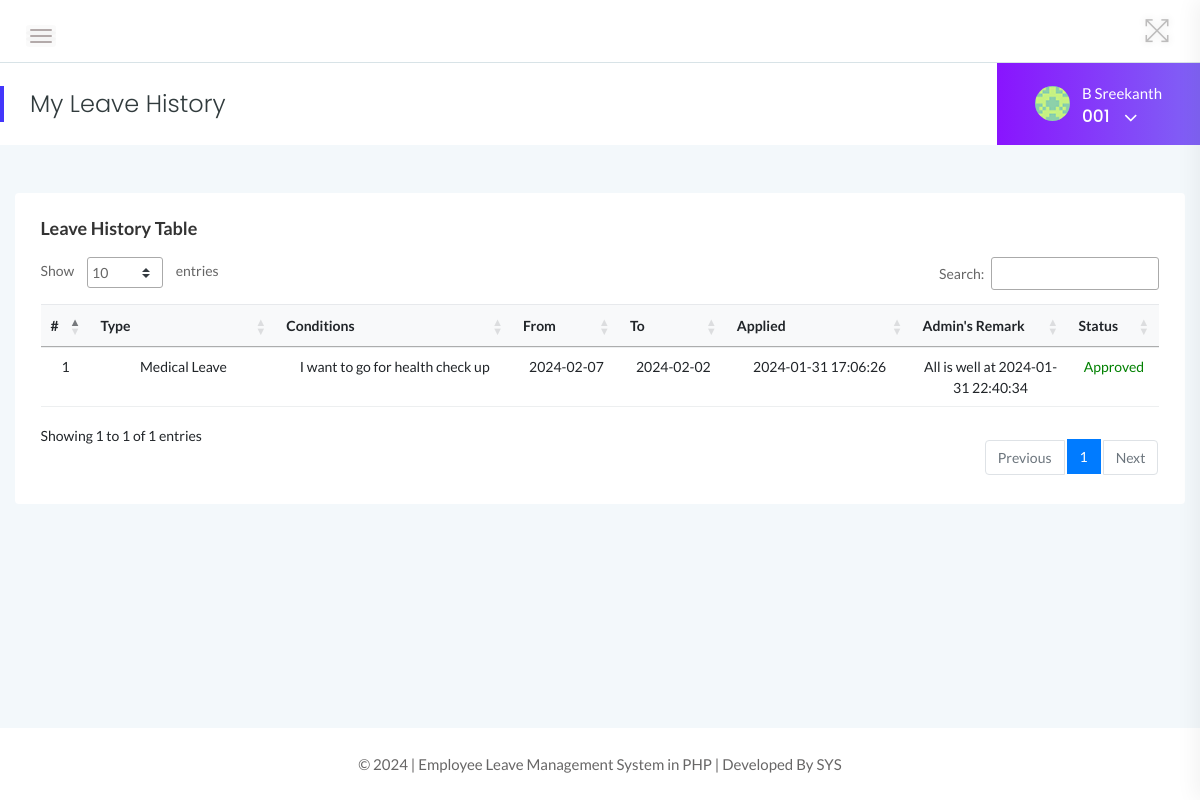
Screenshot of /employees/leave-history.php (signed in) with the database file from the repository.
### tables this page shows
CREATE TABLE `tblemployees` (
  `id` int(11) NOT NULL,
  `EmpId` varchar(100) NOT NULL,
  `FirstName` varchar(150) NOT NULL,
  `LastName` varchar(150) NOT NULL,
  `EmailId` varchar(200) NOT NULL,
  `Password` varchar(180) NOT NULL,
  `Gender` varchar(100) NOT NULL,
  `Dob` varchar(100) NOT NULL,
  `Department` varchar(255) NOT NULL,
  `Address` varchar(255) NOT NULL,
  `City` varchar(200) NOT NULL,
  `Country` varchar(150) NOT NULL,
  `Phonenumber` char(11) NOT NULL,
  `Status` int(1) NOT NULL,
  `RegDate` timestamp NOT NULL DEFAULT current_timestamp()
);

CREATE TABLE `tblleaves` (
  `id` int(11) NOT NULL,
  `LeaveType` varchar(110) NOT NULL,
  `ToDate` varchar(120) NOT NULL,
  `FromDate` varchar(120) NOT NULL,
  `Description` mediumtext NOT NULL,
  `PostingDate` timestamp NOT NULL DEFAULT current_timestamp(),
  `AdminRemark` mediumtext DEFAULT NULL,
  `AdminRemarkDate` varchar(120) DEFAULT NULL,
  `Status` int(1) NOT NULL,
  `IsRead` int(1) NOT NULL,
  `empid` int(11) DEFAULT NULL
);

### employees/leave-history.php (the view, shortened to what this page needs)
<?php
    include('includes/dbconn.php');
    if(strlen($_SESSION['emplogin'])==0){
    header('location:../index.php');
    }   else    {
 ?>
<!doctype html>
<html class="no-js" lang="en">
<head>
    <link rel="stylesheet" href="../assets/css/bootstrap.min.css">
    <link rel="stylesheet" href="../assets/css/font-awesome.min.css">
    <link rel="stylesheet" href="../assets/css/themify-icons.css">
    <link rel="stylesheet" href="../assets/css/metisMenu.css">
    <link rel="stylesheet" href="../assets/css/owl.carousel.min.css">
    <link rel="stylesheet" href="../assets/css/slicknav.min.css">
    <link rel="stylesheet" href="https://www.amcharts.com/lib/3/plugins/export/export.css" type="text/css" media="all" />
    <link rel="stylesheet" type="text/css" href="https://cdn.datatables.net/1.10.19/css/jquery.dataTables.css">
    <link rel="stylesheet" type="text/css" href="https://cdn.datatables.net/1.10.18/css/dataTables.bootstrap4.min.css">
    <link rel="stylesheet" type="text/css" href="https://cdn.datatables.net/responsive/2.2.3/css/responsive.bootstrap.min.css">
    <link rel="stylesheet" type="text/css" href="https://cdn.datatables.net/responsive/2.2.3/css/responsive.jqueryui.min.css">
    <link rel="stylesheet" href="../assets/css/typography.css">
    <link rel="stylesheet" href="../assets/css/default-css.css">
    <link rel="stylesheet" href="../assets/css/styles.css">
    <link rel="stylesheet" href="../assets/css/responsive.css">
</head>
<body>
    <div class="page-container">
        <div class="main-content">
            <div class="header-area">
                <div class="row align-items-center">
                    <div class="col-md-6 col-sm-8 clearfix">
                        <div class="nav-btn pull-left">
                            <span></span>
                            <span></span>
                            <span></span>
                        </div>
                    </div>
                    <div class="col-md-6 col-sm-4 clearfix">
                        <ul class="notification-area pull-right">
                            <li id="full-view"><i class="ti-fullscreen"></i></li>
                        </ul>
                    </div>
                </div>
            </div>
            <div class="page-title-area">
                <div class="row align-items-center">
                    <div class="col-sm-6">
                        <div class="breadcrumbs-area clearfix">
                            <h4 class="page-title pull-left">My Leave History</h4>
                        </div>
                    </div>
                    <div class="col-sm-6 clearfix">
                         <?php include '../includes/employee-profile-section.php'?>
                    </div>
                </div>
            </div>
            <div class="main-content-inner">
                <div class="row">
                    <div class="col-12 mt-5">
                        <div class="card">
                            <div class="card-body">
                                <h4 class="header-title">Leave History Table</h4>
                                <div class="data-tables">
                                    <table id="dataTable" class="table table-hover progress-table text-center">
                                        <thead class="bg-light text-capitalize">
                                            <tr>
                                                <th>#</th>
                                                <th width="150">Type</th>
                                                <th>Conditions</th>
                                                <th>From</th>
                                                <th>To</th>
                                                <th width="150">Applied</th>
                                                <th width="120">Admin's Remark</th>
                                                <th>Status</th>
                                            </tr>
                                        </thead>
                                        <tbody>
                                        <?php
                                        $eid=$_SESSION['eid'];
                                        $sql = "SELECT LeaveType,ToDate,FromDate,Description,PostingDate,AdminRemarkDate,AdminRemark,Status from tblleaves where empid=:eid";
                                        $query = $dbh -> prepare($sql);
                                        $query->bindParam(':eid',$eid,PDO::PARAM_STR);
                                        $query->execute();
                                        $results=$query->fetchAll(PDO::FETCH_OBJ);
                                        $cnt=1;
                                        if($query->rowCount() > 0){
                                        foreach($results as $result)
                                        {  ?>
                                            <tr>
                                            <td> <?php echo htmlentities($cnt);?></td>
                                            <td><?php echo htmlentities($result->LeaveType);?></td>
                                            <td><?php echo htmlentities($result->Description);?></td>
                                            <td><?php echo htmlentities($result->FromDate);?></td>
                                            <td><?php echo htmlentities($result->ToDate);?></td>
                                            <td><?php echo htmlentities($result->PostingDate);?></td>
                                            <td><?php if($result->AdminRemark=="")
                                            {
                                            echo htmlentities('Pending');
                                            } else {
                                            echo htmlentities(($result->AdminRemark)." "."at"." ".$result->AdminRemarkDate);
                                            }
                                            ?>
                                            </td>
                                            <td> <?php $stats=$result->Status;
                                                if($stats==1){
                                             ?>
                                                 <span style="color: green">Approved</span>
                                                 <?php } if($stats==2)  { ?>
                                                <span style="color: red">Not Approved</span>
                                                 <?php } if($stats==0)  { ?>
                                                <span style="color: blue">Pending</span>
                                                <?php } ?>
                                             </td>
                                        </tr>
                                         <?php $cnt++;} }?>
                                        </tbody>
                                    </table>
                                </div>
                            </div>
                        </div>
                    </div>
                </div>
            </div>
        </div>
        <?php include '../includes/footer.php' ?>
    </div>
</body>
</html>
<?php } ?>

### includes/logged.php (shortened to what this page needs)
<?php
    include '../includes/dbconn.php';
    $eid=$_SESSION['eid'];
    $sql = "SELECT FirstName,LastName,EmpId from  tblemployees where id=:eid";
    $query = $dbh -> prepare($sql);
    $query->bindParam(':eid',$eid,PDO::PARAM_STR);
    $query->execute();
    $results=$query->fetchAll(PDO::FETCH_OBJ);
    if($query->rowCount() > 0){
        foreach($results as $result)
    {    ?>
        <p style="color:white;"><?php echo htmlentities($result->FirstName." ".$result->LastName);?></p>
        <span><?php echo htmlentities($result->EmpId)?></span>
<?php }
    }
?>

### assets/css/typography.css (style rules this page uses)
body { font-size: 14px; font-family: 'Lato', sans-serif; }
h1, h2, h3, h4, h5, h6 { margin: 0; font-family: 'Poppins', sans-serif; }
p { font-family: 'Lato', sans-serif; font-size: 15px; line-height: 26px; color: #444; margin-bottom: 0; }
ul, ol { margin-bottom: 0px; margin-top: 0px; padding: 0; }
ul { margin: 0; list-style-type: none; }

### assets/css/default-css.css (style rules this page uses)
* { margin: 0; padding: 0; box-sizing: border-box; }
*, *:before, *:after { -moz-box-sizing: border-box; -webkit-box-sizing: border-box; box-sizing: border-box; }
html { -webkit-font-smoothing: antialiased; }
body { background: #fff; font-weight: normal; -webkit-font-smoothing: antialiased; -webkit-text-size-adjust: 100%; }
:root { --primary-color: #4336FB; }

### assets/css/styles.css (style rules this page uses)
.page-container { width: 100%; height: 100%; min-height: 100vh; padding-left: 280px; -webkit-transition: padding-left 0.3s ease 0s; transition: padding-left 0.3s ease 0s; }
.sbar_collapsed.page-container { padding-left: 0; }
.card { border: none; border-radius: 4px; background-color: #fff; -webkit-transition: all 0.3s ease 0s; transition: all 0.3s ease 0s; }
.card-body { padding: 25.6px; padding: 1.6rem; }
.main-content { width: 100%; background: #f3f8fb; }
.main-content-inner { padding: 0 30px 50px; }
.header-area { padding: 15px 30px; background: #fff; border-bottom: 1px solid #d8e3e7; }
.nav-btn { margin: 10px 30px 0 0; cursor: pointer; }
.nav-btn span { display: block; width: 22px; height: 2px; background: #b3aaaa; margin: 4px 0; border-radius: 15px; -webkit-transition: all 0.3s ease 0s; transition: all 0.3s ease 0s; box-shadow: 0 0 0 4px rgba(99, 96, 96, 0.03); }
.nav-btn span:nth-child(2) { opacity: 0; }
.nav-btn span:first-child { -webkit-transform: rotate(45deg) translate(5px, 5px); transform: rotate(45deg) translate(5px, 5px); }
.nav-btn span:last-child { -webkit-transform: rotate(-45deg) translate(3px, -3px); transform: rotate(-45deg) translate(3px, -3px); }
.sbar_collapsed .nav-btn span { transform: none; opacity: 1; }
.notification-area { -webkit-user-select: none; -moz-user-select: none; -ms-user-select: none; user-select: none; position: relative; z-index: 1; }
.notification-area li { display: inline-block; margin-left: 20px; cursor: pointer; -webkit-user-select: none; -moz-user-select: none; -ms-user-select: none; user-select: none; }
.notification-area li > i { font-size: 26px; color: #bdbcbc; vertical-align: middle; text-shadow: 0 0 8px rgba(0, 0, 0, 0.12); -webkit-transition: color 0.3s ease 0s; transition: color 0.3s ease 0s; }
.notification-area li#full-view { display: inline-block; }
.page-title-area { padding: 0 30px; background: #fff; position: relative; }
.page-title-area:before { content: ""; position: absolute; left: 0; top: 50%; width: 4px; height: 36px; background: var(--primary-color); -webkit-transform: translateY(-50%); transform: translateY(-50%); }
.page-title { font-size: 24px; font-weight: 300; color: #313b3d; letter-spacing: 0; margin-right: 30px; }
.header-title { font-family: "Lato", sans-serif; font-size: 18px; font-weight: 600; letter-spacing: 0; color: #333; text-transform: capitalize; margin-bottom: 17px; }
table tr th { border-bottom: none; }
table tr th, table tr td { border-top: 1px solid rgba(120, 130, 140, 0.13) !important; }
table.dataTable.no-footer { border-bottom: 1px solid rgba(120, 130, 140, 0.13) !important; }
table.dataTable thead th, table.dataTable thead td { border-bottom-color: transparent; }

### assets/css/responsive.css (style rules this page uses)
@media (min-width: 1200px) and (max-width: 1364px) { .nav-btn { position: fixed; z-index: 99; left: 363px; background: #303641; padding: 14px; top: 0; margin: 0; } }
@media (min-width: 1200px) and (max-width: 1364px) { .nav-btn span { background: #fffbfb; } }
@media (min-width: 1200px) and (max-width: 1364px) { .sbar_collapsed .nav-btn { position: initial; background: none; padding: 0; margin: 10px 30px 0 0; } }
@media (min-width: 1200px) and (max-width: 1364px) { .sbar_collapsed .nav-btn span { background: #b3aaaa; } }
@media (min-width: 1200px) and (max-width: 1364px) { .main-content-inner { padding: 0 15px 50px; } }
@media (min-width: 1200px) and (max-width: 1364px) { .page-container, .sbar_collapsed.page-container { padding-left: 0; } }

### rows the page displays
tblemployees: FirstName+LastName "B Sreekanth", EmpId "001"
tblleaves: LeaveType "Medical Leave", Description "I want to go for health check up", FromDate "2024-02-07", ToDate "2024-02-02", PostingDate "2024-01-31 17:06:26", AdminRemark+AdminRemarkDate "All is well at 2024-01-31 22:40:34", Status "Approved"
